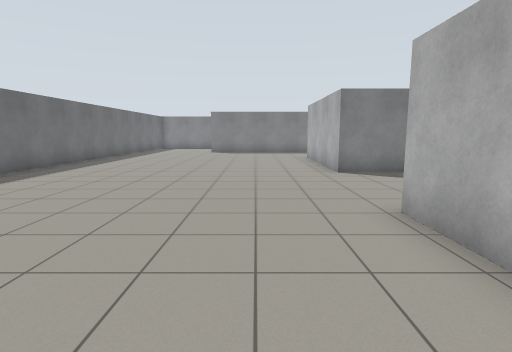
view 1 (above)

20 first-person views from a walk through a robot-simulator world made for Gazebo. The camera is 1.2 m above the floor, tilts 8° down and sees 80° across. The floor is counted in squares, 1 m on a side. Each view is taken from the middle of a square. On the plan, view 1 faces up. The plan holds only what a view shows up to about 13 squares ahead; the rest is blank.

view 2
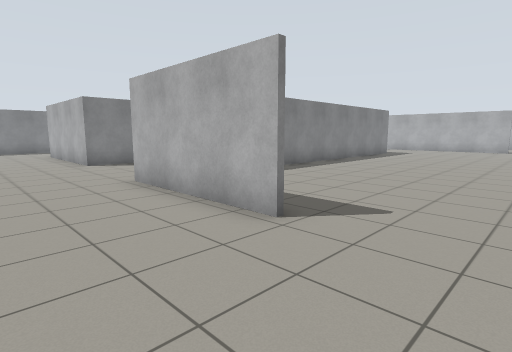

view 3
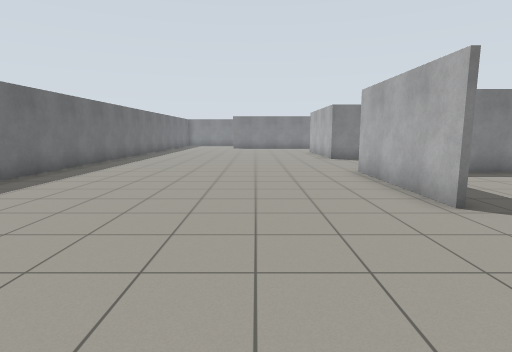

view 4
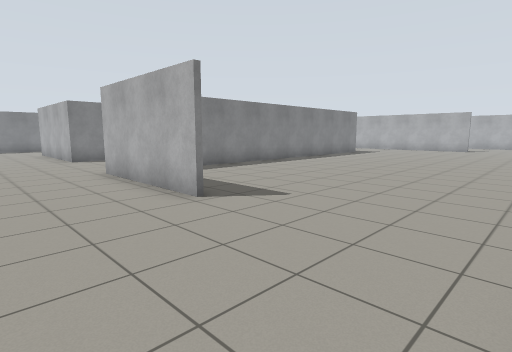

view 5
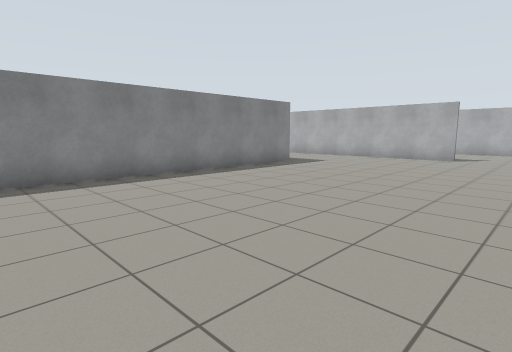

view 6
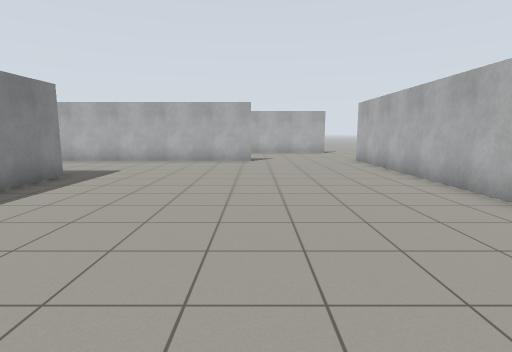

view 7
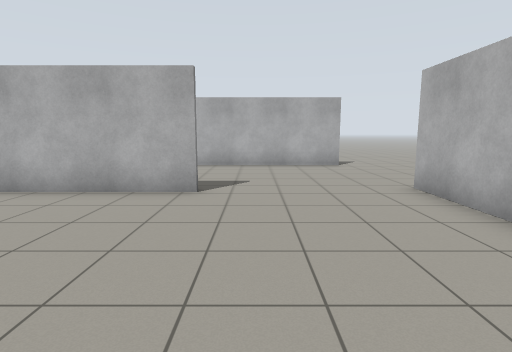

view 8
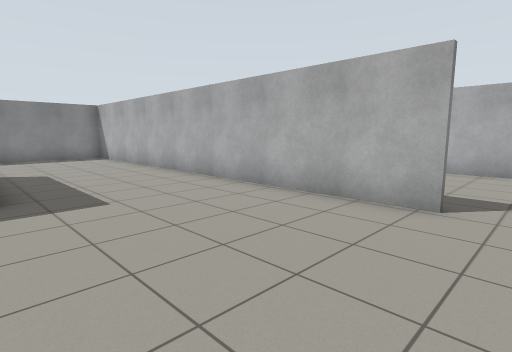

view 9
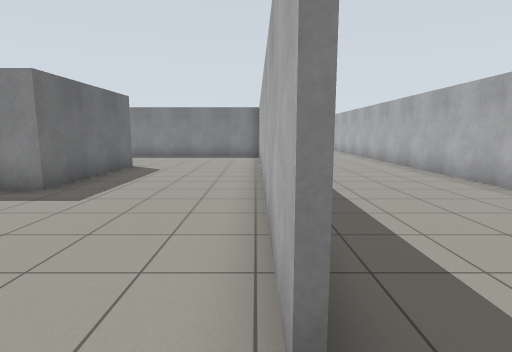

view 10
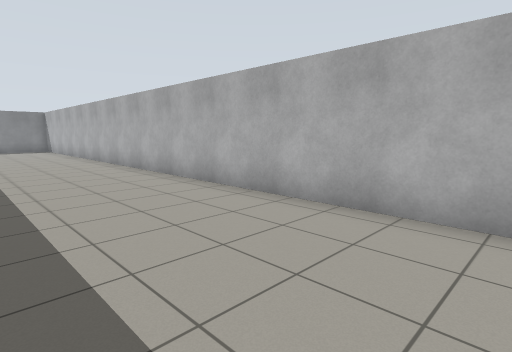

view 11
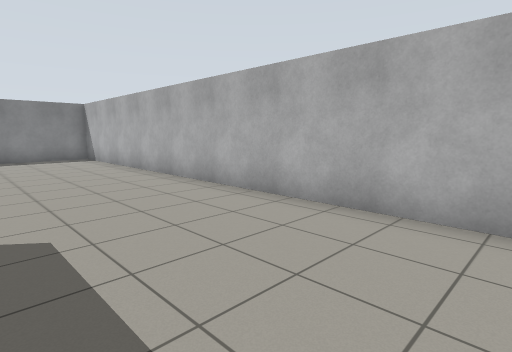

view 12
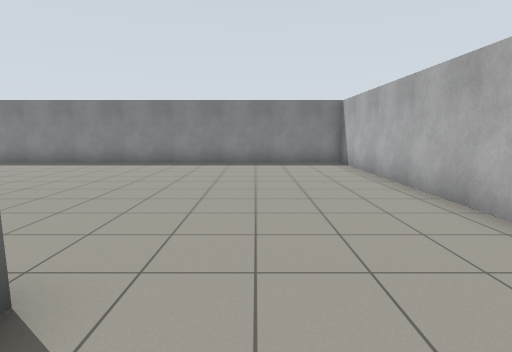

view 13
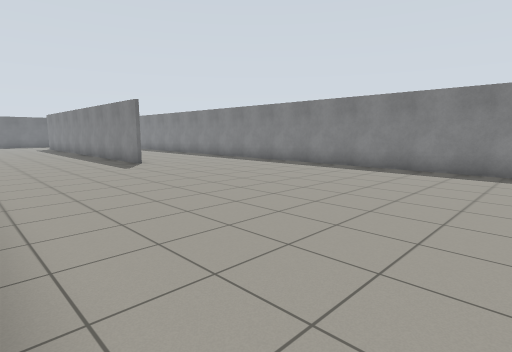

view 14
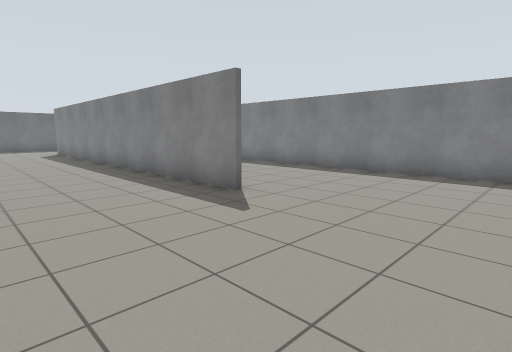

view 15
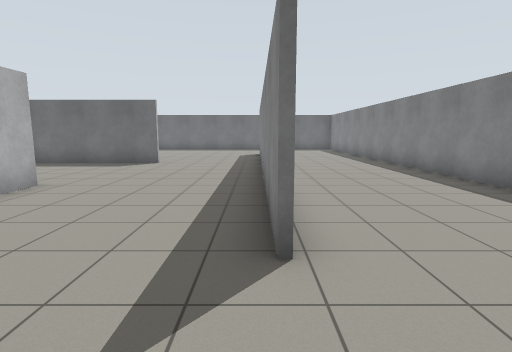

view 16
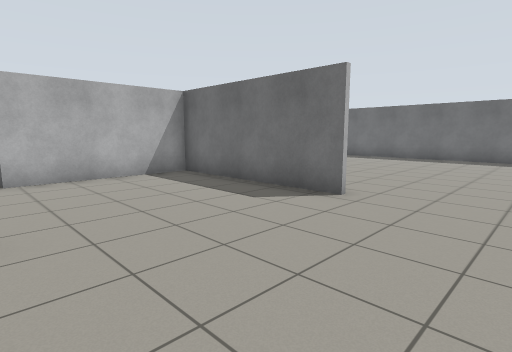

view 17
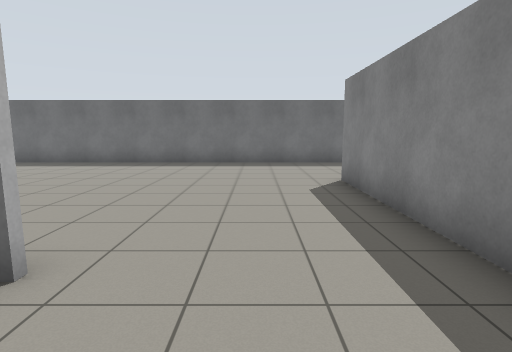

view 18
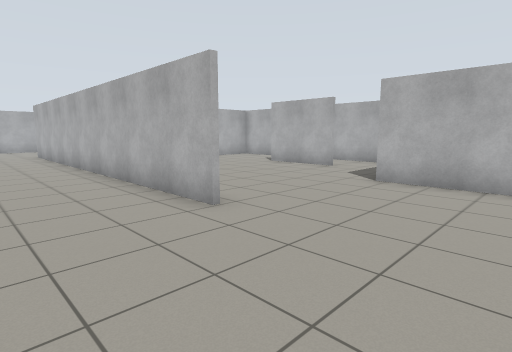

view 19
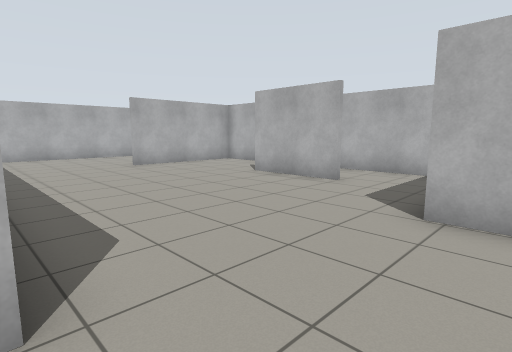

view 20
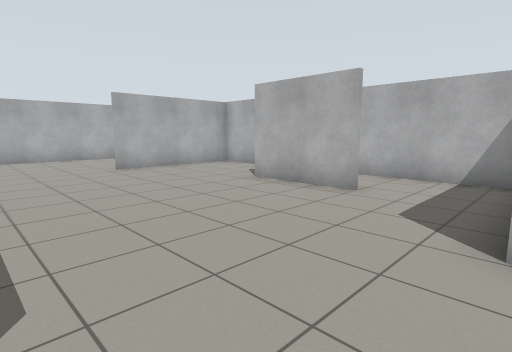

### Floor plan
Points are (right, up) in squares from view 1. A wall is a line through its corners. A room is listed if a view was taken in it or the views show most of it. See-through windows are left out.
Room 1 (views 1, 2, 3, 4, 5, 6, 7, 8, 9, 10, 11, 12, 13, 14, 15, 16, 17, 18, 19, 20)
walls: (10, 7) (13.1, 7); (7.6, 4.5) (11.4, 4.5); (15.5, 4.5) (17.3, 4.5) (17.3, 9.2); (4.6, 9.3) (2.5, 9.3) (2.5, 13.3); (17.5, 9.2) (17.5, 4.4) (5.5, 4.4); (8, 14) (19.6, 14); (19.9, 13.8) (18.4, 13.8); (2.7, 15.1) (2.7, 9.4) (7.4, 9.4); (12.2, 19.2) (-2.9, 19.2); (2.2, -0.3) (2.2, 4.6); (14.2, -5.5) (22.6, -5.5); (22.2, -0.9) (22.2, 12.6); (27.5, -5.3) (27.5, 24.5) (1.8, 24.5); (-7.5, 20.6) (-7.5, 2.6)
ways out: opening at (28, -6.5)

Positions as (right, up) in squares from view 1, and headings:
1: (0, 0), facing up
2: (-1, -3), facing up-right
3: (-1, -5), facing up
4: (-1, -5), facing up-right
5: (7, -4), facing up-right
6: (9, -1), facing right
7: (16, -2), facing right
8: (17, -2), facing up-right
9: (22, -2), facing up
10: (23, 1), facing up-right
11: (23, 9), facing up-right
12: (24, 12), facing up
13: (24, 14), facing up-left
14: (17, 15), facing up-left
15: (15, 19), facing left
16: (8, 18), facing down-left
17: (5, 17), facing left
18: (4, 17), facing down-right
19: (6, 14), facing down-right
20: (7, 13), facing down-right
